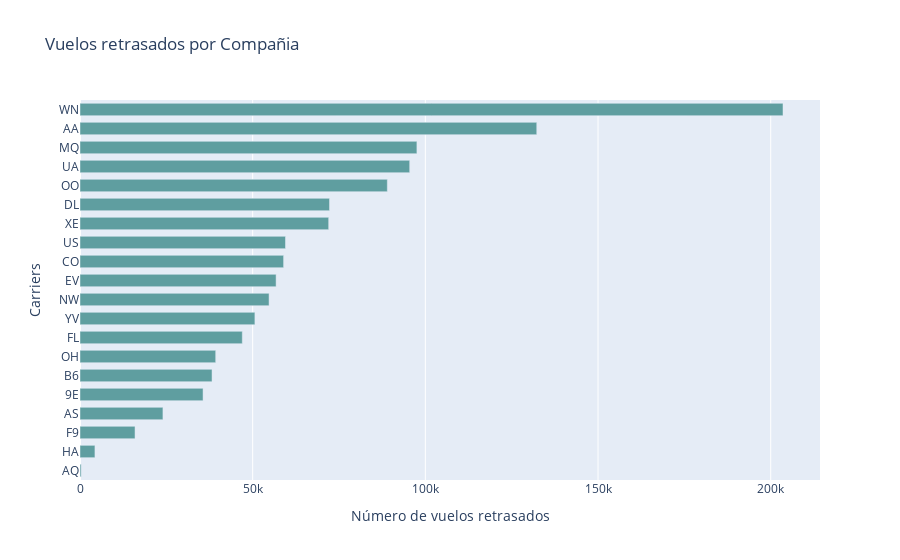

Here is the notebook cell this chart was saved with:
### Markdown cell above
### Carriers

### Code cell
# Visualizar carriers

# Causas cese
level_count = df["UniqueCarrier"].value_counts()
level_count

level_df = pd.DataFrame(level_count).reset_index().rename(columns = {"index": "Carrier", "DelayedFlights": "count"})
level_count.sort_values(ascending = True,inplace = True) # Reordeno para que me quede de mayor a menor el gráfico

data = [
    go.Bar(
        y = level_count.index,
        x = level_count,
        name = "Vuelos retrasados por Compañia",
        marker_color = "cadetblue",
        width= np.repeat(0.65,len(level_count)), # Cambiar la anchura de cada barra,
        orientation = 'h'
    )
]

layout = go.Layout(title = "Vuelos retrasados por Compañia", yaxis_title = "Carriers", 
                   xaxis_title = "Número de vuelos retrasados",
                  )

fig = go.Figure(data = data, layout = layout)

fig.show()

### Figure 1 — Plotly figure (JSON) as saved in the notebook; plotly's stock layout.template omitted (floating-point values rounded to 4 significant figures)
{"data": [{"marker": {"color": "cadetblue"}, "name": "Vuelos retrasados por Compañia", "orientation": "h", "type": "bar", "width": [0.65, 0.65, 0.65, 0.65, 0.65, 0.65, 0.65, 0.65, 0.65, 0.65, 0.65, 0.65, 0.65, 0.65, 0.65, 0.65, 0.65, 0.65, 0.65, 0.65], "x": [340, 4325, 15938, 24012, 35630, 38232, 39292, 46991, 50646, 54744, 56781, 58958, 59508, 72008, 72252, 88991, 95465, 97555, 132257, 203559], "y": ["AQ", "HA", "F9", "AS", "9E", "B6", "OH", "FL", "YV", "NW", "EV", "CO", "US", "XE", "DL", "OO", "UA", "MQ", "AA", "WN"]}], "layout": {"title": {"text": "Vuelos retrasados por Compañia"}, "xaxis": {"title": {"text": "Número de vuelos retrasados"}}, "yaxis": {"title": {"text": "Carriers"}}}}
